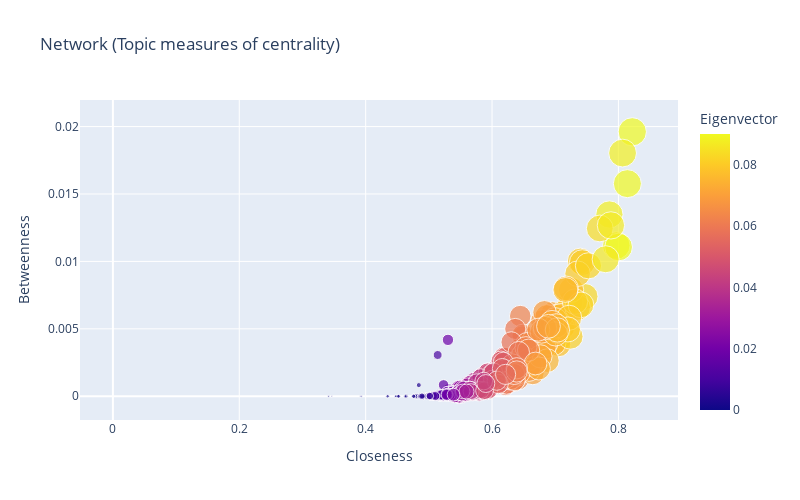

The code cell stored with this chart in its notebook:
### Code cell
fig = px.scatter(df, x="Closeness", y="Betweenness", size="Degree", color="Eigenvector", 
                    hover_name="Topic", width=800, height=500, title="Network (Topic measures of centrality)")
fig.show()

### Figure 1 — Plotly figure (JSON) as saved in the notebook; plotly's stock layout.template omitted (floating-point values rounded to 4 significant figures; data arrays with more than 128 entries replaced by an {"elided": "..."} marker saying what was removed)
{"data": [{"hovertemplate": "<b>%{hovertext}</b><br><br>Closeness=%{x}<br>Betweenness=%{y}<br>Degree=%{marker.size}<br>Eigenvector=%{marker.color}<extra></extra>", "hovertext": {"elided": "522 str values"}, "legendgroup": "", "marker": {"color": {"elided": "522 float values"}, "coloraxis": "coloraxis", "size": {"elided": "522 int values"}, "sizemode": "area", "sizeref": 1.025, "symbol": "circle"}, "mode": "markers", "name": "", "orientation": "v", "showlegend": false, "type": "scatter", "x": {"elided": "522 float values"}, "xaxis": "x", "y": {"elided": "522 float values"}, "yaxis": "y"}], "layout": {"coloraxis": {"colorbar": {"title": {"text": "Eigenvector"}}, "colorscale": [[0, "#0d0887"], [0.1111, "#46039f"], [0.2222, "#7201a8"], [0.3333, "#9c179e"], [0.4444, "#bd3786"], [0.5556, "#d8576b"], [0.6667, "#ed7953"], [0.7778, "#fb9f3a"], [0.8889, "#fdca26"], [1, "#f0f921"]]}, "height": 500, "legend": {"itemsizing": "constant", "tracegroupgap": 0}, "title": {"text": "Network (Topic measures of centrality)"}, "width": 800, "xaxis": {"anchor": "y", "autorange": true, "domain": [0, 1], "range": [-0.05211, 0.8945], "title": {"text": "Closeness"}, "type": "linear"}, "yaxis": {"anchor": "x", "autorange": true, "domain": [0, 1], "range": [-0.00176, 0.02197], "title": {"text": "Betweenness"}, "type": "linear"}}}
